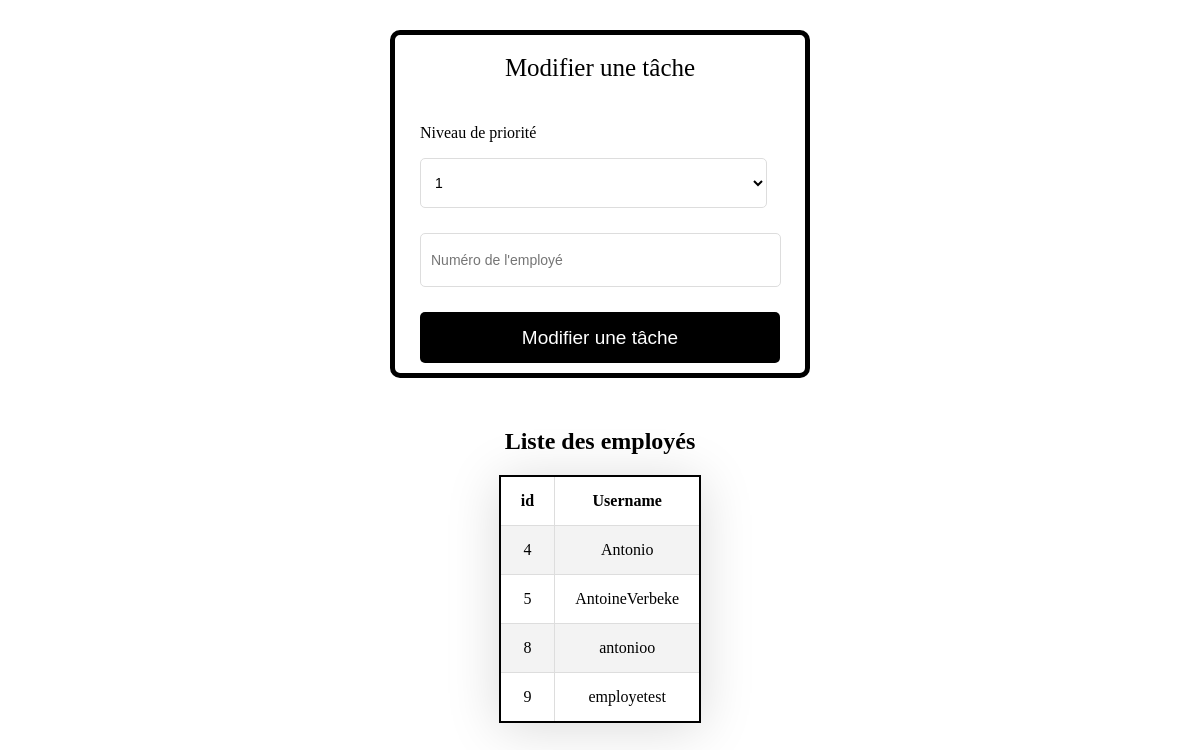
/respo/modifier_taches.php, run on the app's committed database.
### tables this page shows
CREATE TABLE `users` (
  `id` int(11) NOT NULL,
  `username` varchar(100) NOT NULL,
  `email` varchar(100) NOT NULL,
  `type` varchar(100) NOT NULL,
  `password` varchar(100) NOT NULL
);

### respo/modifier_taches.php (the view, shortened to what this page needs)
<!DOCTYPE html>
<html>
<head>
<link rel="stylesheet" href="../style.css" />
</head>
<body>
<?php
require('../config.php');
if (isset($_REQUEST['submit'])){
    $Priorite=$_REQUEST['Priorite'];
    $idemploye=$_REQUEST['idemploye'];
    $id=$_GET['id'];
    $query = "UPDATE tache
SET Priorite = '$Priorite',
  idemploye = '$idemploye'
WHERE id = '$id'";
    $res = mysqli_query($conn, $query);
    if($res){
       echo "<div class='sucess'>
             <h3>La tâche a été modifiée avec succés.</h3>
             <p>Cliquez <a href='home.php'>ici</a> pour retourner à la page d'accueil</p>
             </div>";
    }
}else{
?>
<form class="box" action="" method="post">
<h1 class="box-title">Modifier une tâche</h1>
<p class="box-title">Niveau de priorité</p>
<SELECT name="Priorite" class="box-input" >
        <OPTION>1
        <OPTION>2
        </SELECT>
<input type="number" name="idemploye" class="box-input" placeholder="Numéro de l'employé">
    <input type="submit" name="submit" value="Modifier une tâche" class="box-button" >
</form>
<div style="text-align: center; margin-top: 50px;">
    <h2>Liste des employés</h2>
<table class="table-style" >
    <tr style="text-align: left;"><th>id </th> <th>Username</th></tr>
    <?php
 $query = "SELECT id, username FROM users WHERE type='employe' ";
 $result = mysqli_query($conn, $query);
 if ($result) {
  if (mysqli_num_rows($result) > 0) {
   while($row = mysqli_fetch_assoc($result)) {
    echo "<tr>
        <td>".$row["id"]."</td>
        <td>".$row["username"]."</td>";
   }
  }
 }
?>
<?php } ?>
</table>
</body>
</html>

### style.css (style rules this page uses)
body { background: white; }
.box { border: 5px solid black; border-radius: 10px; padding: 30px 25px 10px 25px; background: white; margin: 30px auto; width: 360px; }
h1.box-title { color: black; font-weight: 300; padding: 15px 25px; line-height: 30px; font-size: 25px; text-align:center; margin: -27px -26px 26px; }
.box-button { border-radius: 5px; background: black; text-align: center; cursor: pointer; font-size: 19px; width: 100%; height: 51px; padding: 0; color: #fff; border: 0; outline:0; }
.box-input { font-size: 14px; background: #fff; border: 1px solid #ddd; margin-bottom: 25px; padding-left:10px; border-radius: 5px; width: 347px; height: 50px; }
.table-style { border-collapse: collapse; box-shadow: 0 5px 50px rgba(0,0,0,0.15); cursor: pointer; margin: 0px auto; border: 2px solid black; }
th, td { padding: 15px 20px; text-align: center; }
tbody tr, td, th { border: 1px solid #ddd; }
tbody tr:nth-child(even) { background-color: #f3f3f3; }

### data on the page
users: id "4", username "Antonio"
users: id "5", username "AntoineVerbeke"
users: id "8", username "antonioo"
users: id "9", username "employetest"
